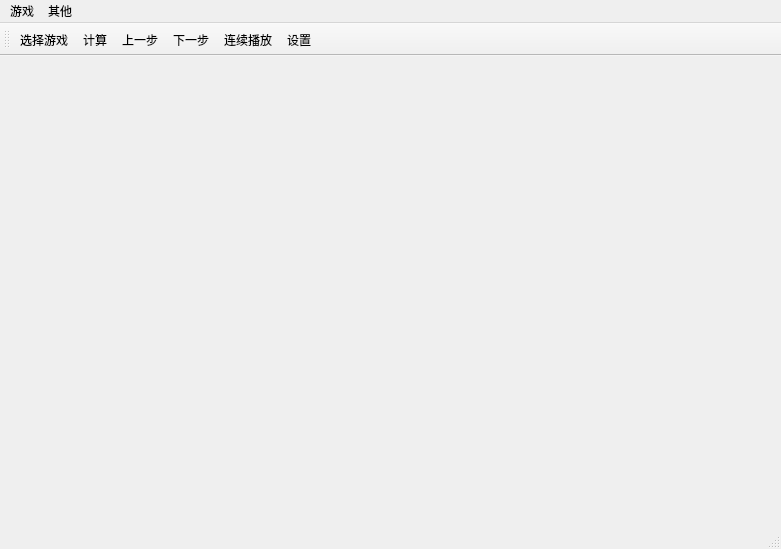
<?xml version="1.0" encoding="UTF-8"?>
<ui version="4.0">
  <class>MainDlgClass</class>
  <widget class="QMainWindow" name="MainDlgClass">
    <property name="geometry">
      <rect>
        <x>0</x>
        <y>0</y>
        <width>781</width>
        <height>549</height>
      </rect>
    </property>
    <property name="minimumSize">
      <size>
        <width>400</width>
        <height>300</height>
      </size>
    </property>
    <property name="windowTitle">
      <string>空当接龙计算器</string>
    </property>
    <property name="windowOpacity">
      <double>1.000000000000000</double>
    </property>
    <widget class="QWidget" name="centralWidget">
      <layout class="QHBoxLayout" name="horizontalLayout"/>
    </widget>
    <widget class="QMenuBar" name="menuBar">
      <property name="geometry">
        <rect>
          <x>0</x>
          <y>0</y>
          <width>781</width>
          <height>26</height>
        </rect>
      </property>
      <property name="font">
        <font>
          <pointsize>9</pointsize>
        </font>
      </property>
      <widget class="QMenu" name="menu">
        <property name="font">
          <font>
            <pointsize>9</pointsize>
          </font>
        </property>
        <property name="title">
          <string>游戏</string>
        </property>
        <addaction name="actionNewgame"/>
        <addaction name="actionCalculate"/>
        <addaction name="separator"/>
        <addaction name="actionPrev"/>
        <addaction name="actionNext"/>
        <addaction name="actionPlay"/>
      </widget>
      <widget class="QMenu" name="menu_2">
        <property name="title">
          <string>其他</string>
        </property>
        <addaction name="actionConfig"/>
      </widget>
      <addaction name="menu"/>
      <addaction name="menu_2"/>
    </widget>
    <widget class="QToolBar" name="mainToolBar">
      <attribute name="toolBarArea">
        <enum>TopToolBarArea</enum>
      </attribute>
      <attribute name="toolBarBreak">
        <bool>false</bool>
      </attribute>
      <addaction name="actionNewgame"/>
      <addaction name="actionCalculate"/>
      <addaction name="actionPrev"/>
      <addaction name="actionNext"/>
      <addaction name="actionPlay"/>
      <addaction name="actionConfig"/>
    </widget>
    <widget class="QStatusBar" name="statusBar"/>
    <action name="actionNewgame">
      <property name="icon">
        <iconset resource="GlobalRes.qrc">
          <normaloff>:/Image/new.png</normaloff>:/Image/new.png
        </iconset>
      </property>
      <property name="text">
        <string>选择游戏</string>
      </property>
    </action>
    <action name="actionCalculate">
      <property name="icon">
        <iconset resource="GlobalRes.qrc">
          <normaloff>:/Image/calc.png</normaloff>:/Image/calc.png
        </iconset>
      </property>
      <property name="text">
        <string>计算</string>
      </property>
    </action>
    <action name="actionPrev">
      <property name="icon">
        <iconset resource="GlobalRes.qrc">
          <normaloff>:/Image/left.png</normaloff>:/Image/left.png
        </iconset>
      </property>
      <property name="text">
        <string>上一步</string>
      </property>
    </action>
    <action name="actionNext">
      <property name="icon">
        <iconset resource="GlobalRes.qrc">
          <normaloff>:/Image/right.png</normaloff>:/Image/right.png
        </iconset>
      </property>
      <property name="text">
        <string>下一步</string>
      </property>
    </action>
    <action name="actionConfig">
      <property name="icon">
        <iconset resource="GlobalRes.qrc">
          <normaloff>:/Image/gear.png</normaloff>:/Image/gear.png
        </iconset>
      </property>
      <property name="text">
        <string>设置</string>
      </property>
    </action>
    <action name="actionPlay">
      <property name="checkable">
        <bool>true</bool>
      </property>
      <property name="icon">
        <iconset resource="GlobalRes.qrc">
          <normaloff>:/Image/play.png</normaloff>:/Image/play.png
        </iconset>
      </property>
      <property name="text">
        <string>连续播放</string>
      </property>
    </action>
  </widget>
  <layoutdefault spacing="6" margin="11"/>
  <resources>
    <include location="GlobalRes.qrc"/>
  </resources>
  <connections/>
</ui>
